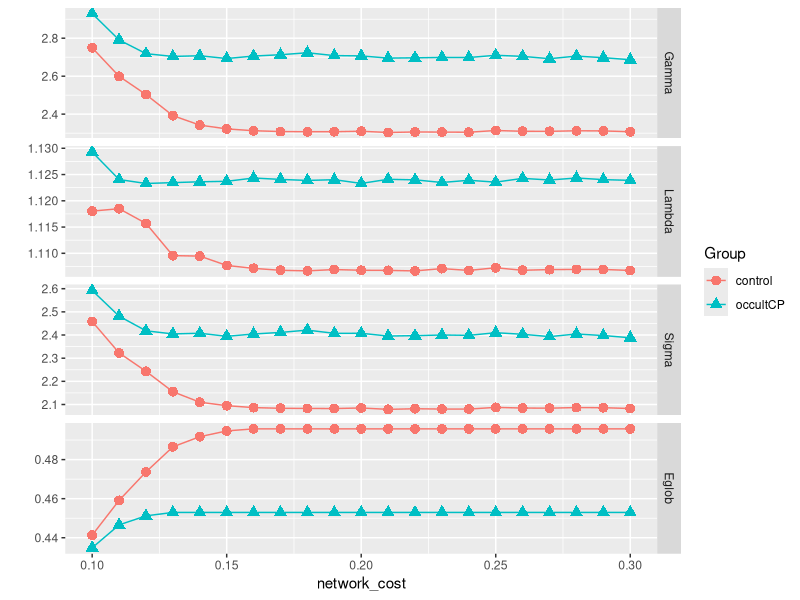

This figure's R source:
library(ggplot2)
library(reshape2)

mydata <- read.table(file = 'global_variables_cost.csv',sep = ',',header = T)
mydata_tmp <- melt(mydata,id = c("network_cost","Group"))

browser()
curveplot_1 <- ggplot(mydata_tmp,aes(x = network_cost,y = value,color = Group,shape = Group))
curveplot_1 <- curveplot_1 + geom_point(size = 3) + geom_line() + facet_grid(variable~.,scales = 'free_y')
curveplot_1 <- curveplot_1 + ylab('')